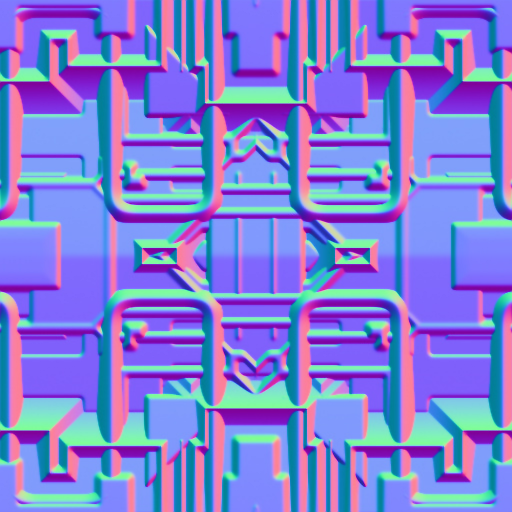
#> input picture models/concept_car/car_bot_0.png, 512 x 512 px, given in place of mossy-rock-model-albedo.png, which was not available
$ python make_moss.py 5 5
#> lines starting #> are read from the running program, lines starting #| are printed output that depends on the picture
#!/usr/bin/env python3
"""Powtarzalna tekstura mchu z atlasu UV "Mossy Rock Model" (freepbr.com).

Atlas to kawałki do konkretnego modelu - kafelkowany wprost daje smugi.
Wycinamy 512x512 ze środka dużego kawałka i usuwamy szwy: obraz
przesunięty o pół rozmiaru mieszamy z oryginałem tak, że przy krawędziach
jest środek przesuniętego (krawędzie pasują do siebie).

    python3 tools/make_moss.py [X Y]      # domyślnie 150 600 (atlas 2048)

Wynik: textures/derived/moss_albedo.png, moss_normal.png. Tylko PIL.
"""
import os
import sys
from PIL import Image, ImageChops

SRC = 'textures/mossy-rock-model-bl/mossy-rock-model-'
X, Y = (int(sys.argv[1]), int(sys.argv[2])) if len(sys.argv) > 2 else (150, 600)
N = 512

mask = Image.new('L', (N, N))
#> mask: PIL image 512x512 L; every value is 0
px = mask.load()
for y in range(N):
    for x in range(N):
        d = min(x, N - 1 - x, y, N - 1 - y) / (N * 0.25)
        m = max(0.0, min(1.0, d))
        px[x, y] = int(m * m * (3 - 2 * m) * 255)

os.makedirs('textures/derived', exist_ok=True)
for name, out in [('albedo', 'moss_albedo'), ('nmap-ogl', 'moss_normal')]:
    im = Image.open(SRC + name + '.png').convert('RGB').crop((X, Y, X + N, Y + N))
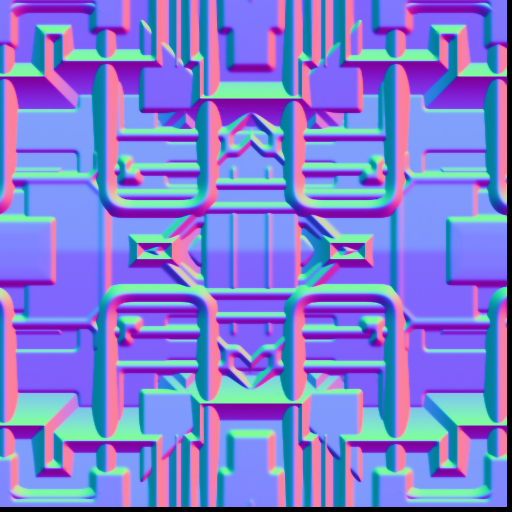
#> im: PIL image 512x512 RGB; mean R, G, B 125.3, 124.8, 209.1
    Image.composite(im, ImageChops.offset(im, N // 2, N // 2), mask).save(
        'textures/derived/' + out + '.png')
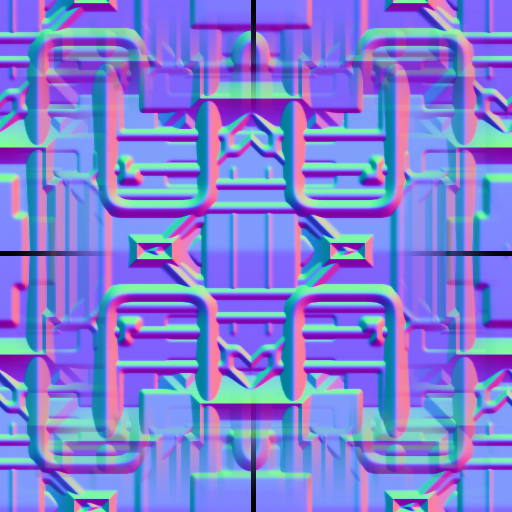
#> saved as moss_albedo.png: PIL image 512x512 RGB; mean R, G, B 126.6, 126.5, 213.3
#> pass 2 of the loop `for name, out in [('albedo', 'moss_albedo'), ('nmap-ogl', 'moss_normal..`:
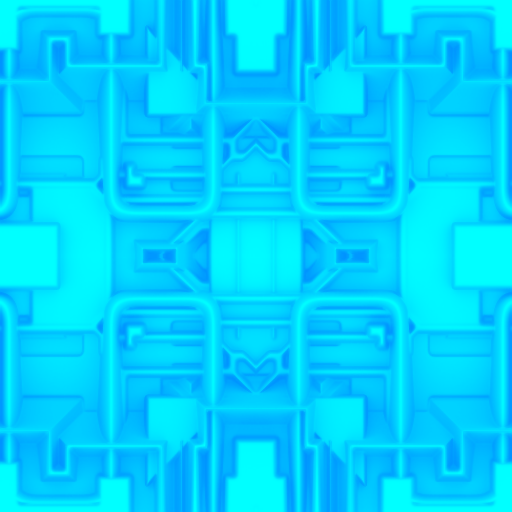
#> input picture models/concept_car/car_bot_1.png, 512 x 512 px, given in place of mossy-rock-model-nmap-ogl.png, which was not available
#> `im = Image.open(SRC + name + '.png').convert('RGB').crop((X, Y, X + N,..`:
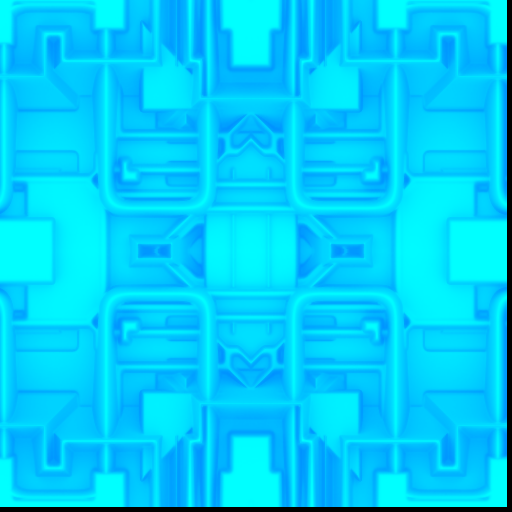
#> im: PIL image 512x512 RGB; mean R, G, B 0, 205.7, 250
#> `Image.composite(im, ImageChops.offset(im, N // 2, N // 2), mask).save(..`:
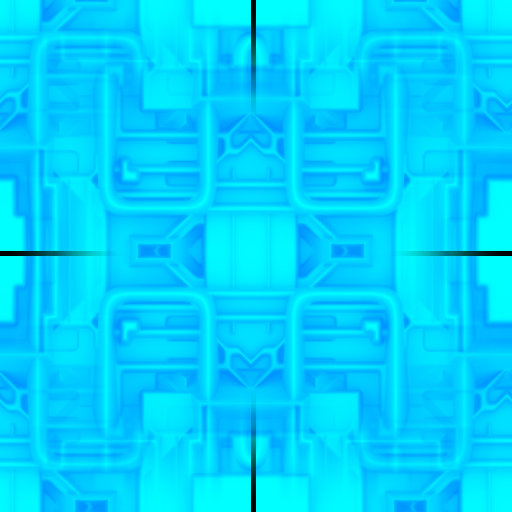
#> saved as moss_normal.png: PIL image 512x512 RGB; mean R, G, B 0, 210.1, 253.7
print('zapisano textures/derived/moss_albedo.png i moss_normal.png')
